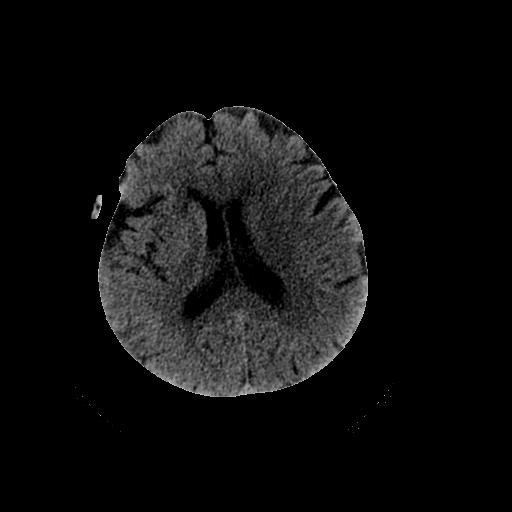
%> input picture temp.jpg, 512 x 512 px
$ octave fuzzyCMean.m   (GNU Octave 9; MATLAB toolbox functions it lacks are replaced by stand-ins)
%> lines starting %> are read from the running program, lines starting %| are printed output that depends on the picture; in (x1, y1, x2, y2) boxes, pixels count from 0 and x2, y2 are one past the last pixel; in counts of white or black regions, pixels touching at a corner belong together; the program's own positions count from 1
clc
clear
close all
img = double(imread('C:\Users\zhangbohang\Desktop\temp.jpg'));
%> img: size 512x512 double; min 0, max 243, mean 14.2; mean of the top-left, top-right, bottom-left and bottom-right quarters 16.1, 9.5, 18.8, 12.3
subplot(1,2,1),imshow(img,[]);
data = img(:);
%分成4类
[center,U,obj_fcn] = fcm(data,2);
%> center = [1.02; 75.96]; obj_fcn = 17 values, max 127695079.6 at index 1, min 27181531.6 at index 17, mean 40773539.6
[~,label] = max(U); %找到所属的类
%变化到图像的大小
img_new = reshape(label,size(img));
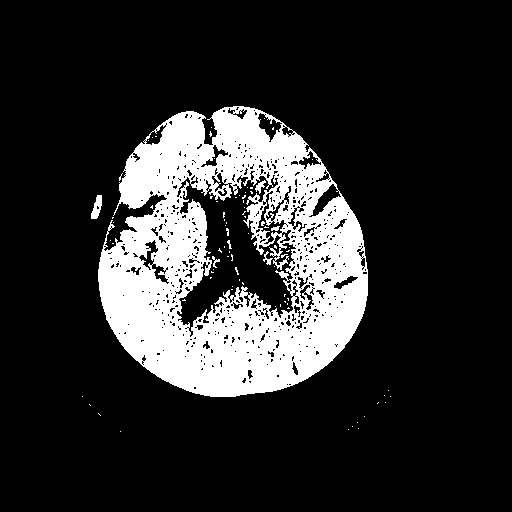
%> img_new: size 512x512 double; values 1 (black) and 2 (white), 17.6% white; 83 white regions (76 under 20 px), largest, box (x1, y1, x2, y2) and area: (98, 106, 368, 397) 45407, (91, 195, 102, 219) 163, (255, 180, 266, 194) 67
subplot(1,2,2),imshow(img_new,[]);

$ run again, with aaa.jpg copied over temp.jpg
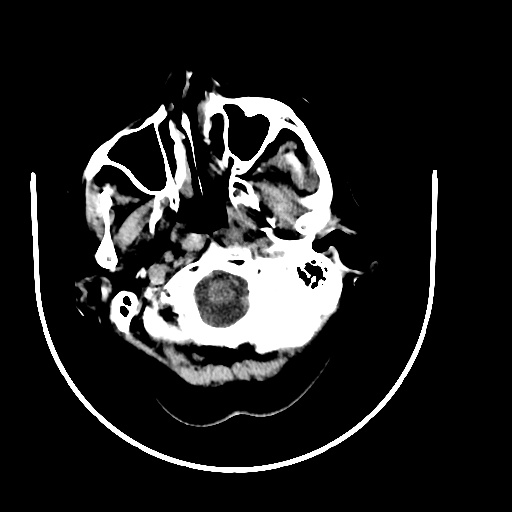
%> input picture aaa.jpg, 512 x 512 px
%> center = [235.5; 2.44]; obj_fcn = [953730670.1 495338460.8 136792510 93811003.1 91673908.3 91582757.5 91579114.8 91578971.7 91578966.1 91578965.9 91578965.9 91578965.9 91578965.9]
%> `img_new = reshape(label,size(img));`:
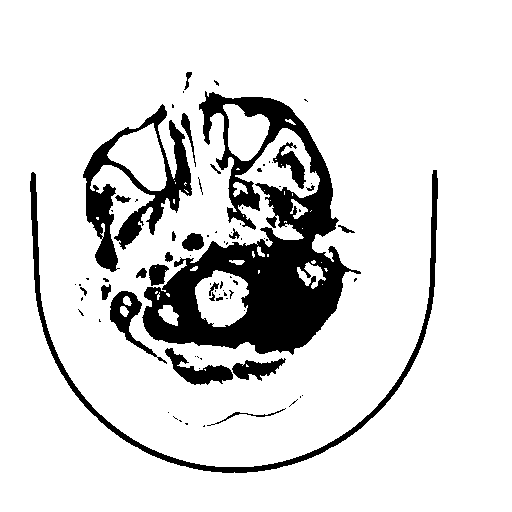
%> img_new: size 512x512 double; values 1 (black) and 2 (white), 86.2% white; 81 black regions (55 under 20 px), largest, box (x1, y1, x2, y2) and area: (142, 91, 361, 355) 21293, (83, 104, 192, 272) 5353, (30, 170, 438, 473) 4354
